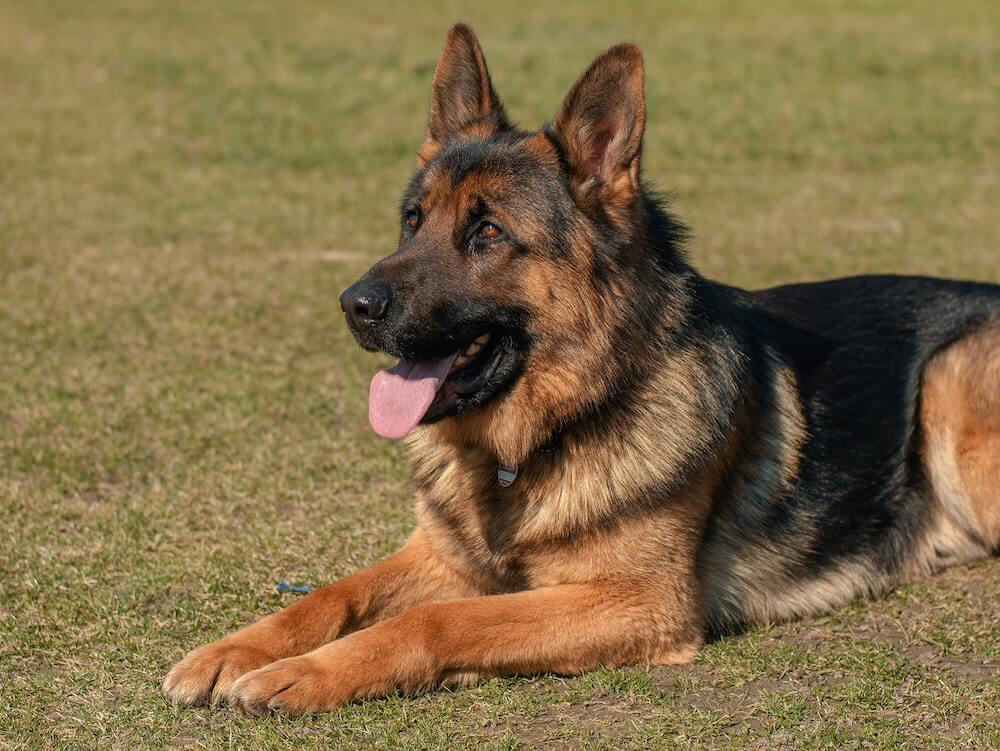
#> input picture Machine_Vision/Lecture_2/dogSep.jpg, 1000 x 751 px, given in place of the camera
$ python hsvColorTrack.py
#> lines starting #> are read from the running program, lines starting #| are printed output that depends on the picture; after the words box and inside, x2 and y2 are one past the last pixel; in counts of white or black regions, pixels touching at a corner belong together
import cv2
import numpy as np

def nothing(x):
    pass

#Reading the camera

cap = cv2.VideoCapture(0)

cv2.namedWindow("Trackbars")

cv2.createTrackbar("Low-H", "Trackbars", 20, 179, nothing)
cv2.createTrackbar("Low-S", "Trackbars", 100, 255, nothing)
cv2.createTrackbar("Low-V", "Trackbars", 100, 255, nothing)
cv2.createTrackbar("High-H", "Trackbars", 40, 179, nothing)
cv2.createTrackbar("High-S", "Trackbars", 255, 255, nothing)
cv2.createTrackbar("High-V", "Trackbars", 255, 255, nothing)

while True:
    ret, frame = cap.read()
#> frame is the input picture: shape (751, 1000, 3); mean B, G, R 71.6, 109.5, 130.6
    if not ret:
        break

    hsv = cv2.cvtColor(frame, cv2.COLOR_BGR2HSV)
#> hsv: shape (751, 1000, 3); mean H, S, V 24.7, 114.2, 130.9

    low_h = cv2.getTrackbarPos("Low-H", "Trackbars")
    low_s = cv2.getTrackbarPos("Low-S", "Trackbars")
    low_v = cv2.getTrackbarPos("Low-V", "Trackbars")
    high_h = cv2.getTrackbarPos("High-H", "Trackbars")
    high_s = cv2.getTrackbarPos("High-S", "Trackbars")
    high_v = cv2.getTrackbarPos("High-V", "Trackbars")

    #Define lower and upper bounds
    lower_ = np.array([low_h, low_s, low_v])
    upper_ = np.array([high_h, high_s, high_v])

    #create a mask
    mask = cv2.inRange(hsv, lower_, upper_)
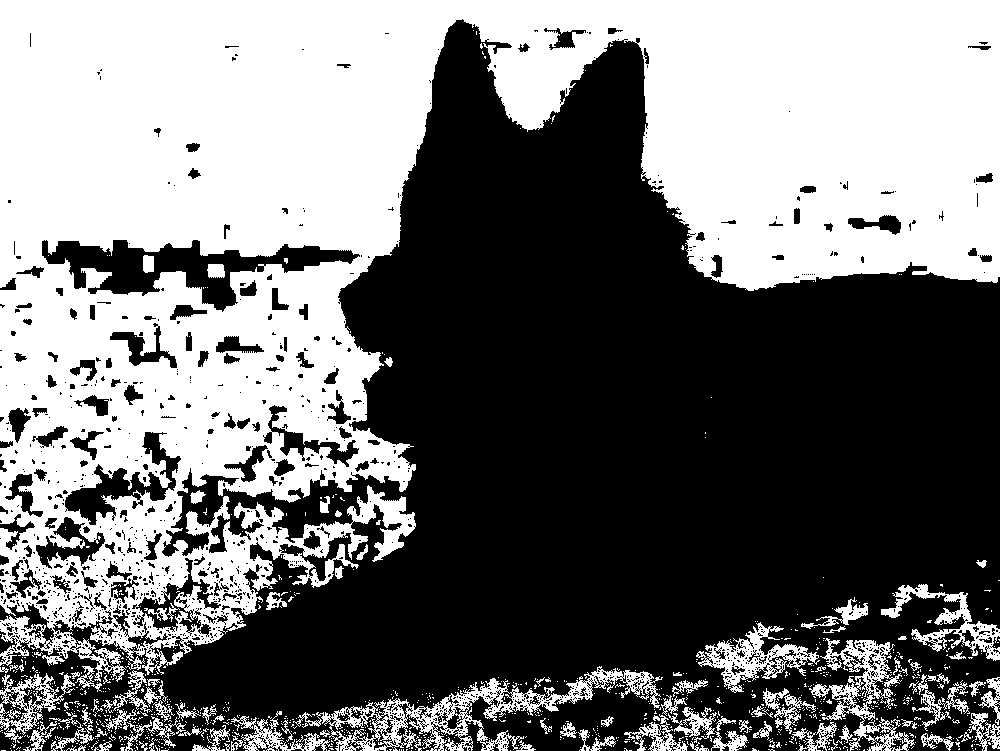
#> mask: shape (751, 1000); 45.8% white; 994 white regions (897 under 20 px), largest, box (x1, y1, x2, y2) and area: (0, 0, 1000, 682) 311421, (293, 666, 663, 751) 6943, (809, 638, 915, 751) 3423

    #Apply above mask
    result = cv2.bitwise_and(frame, frame, mask=mask)
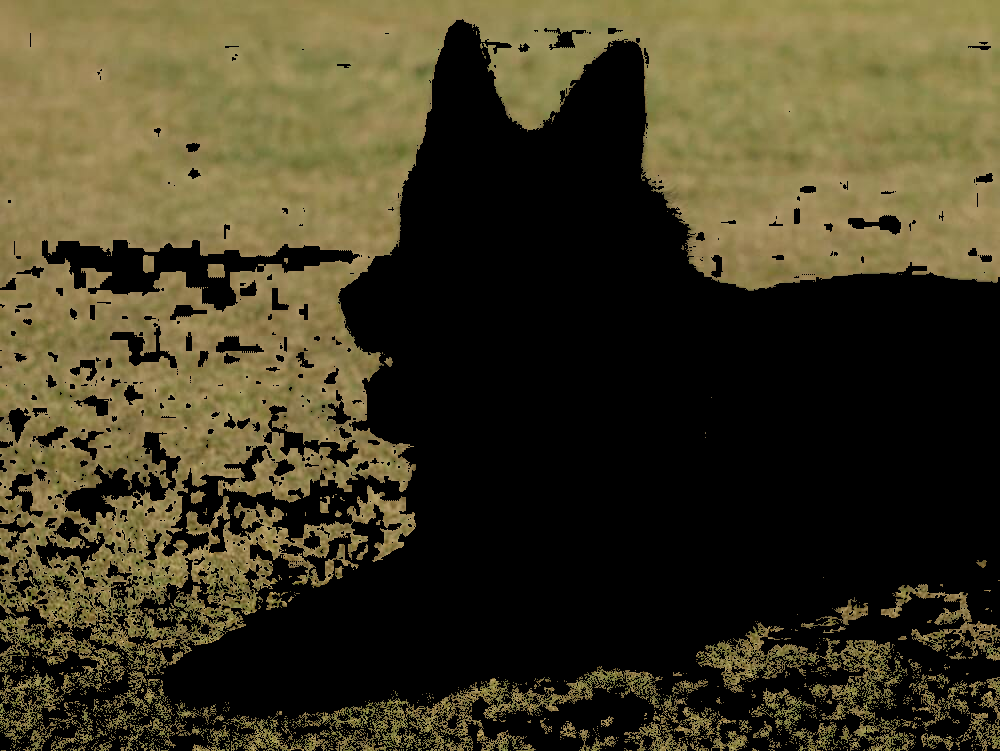
#> result: shape (751, 1000, 3); mean B, G, R 36, 59.5, 65.9


    cv2.imshow('Original Img', frame)
    cv2.imshow('Mask Img', mask)
    cv2.imshow('Result Img', result)

    if cv2.waitKey(1) & 0xFF == ord('q'):
#> (key q is pressed here)
        break

cap.release()
cv2.destroyAllWindows()
